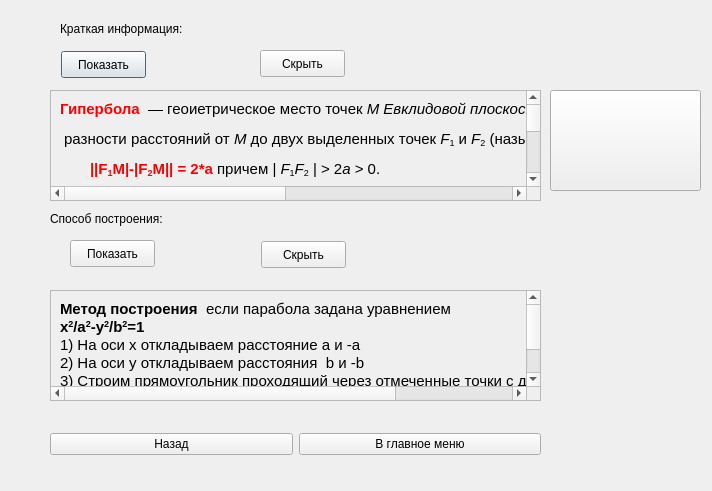
<?xml version="1.0" encoding="UTF-8"?>
<ui version="4.0">
 <class>giper</class>
 <widget class="QDialog" name="giper">
  <property name="geometry">
   <rect>
    <x>0</x>
    <y>0</y>
    <width>712</width>
    <height>491</height>
   </rect>
  </property>
  <property name="windowTitle">
   <string>Dialog</string>
  </property>
  <widget class="QPushButton" name="pushButton">
   <property name="geometry">
    <rect>
     <x>61</x>
     <y>51</y>
     <width>85</width>
     <height>27</height>
    </rect>
   </property>
   <property name="text">
    <string>Показать</string>
   </property>
  </widget>
  <widget class="QPushButton" name="pushButton_2">
   <property name="geometry">
    <rect>
     <x>70</x>
     <y>240</y>
     <width>85</width>
     <height>27</height>
    </rect>
   </property>
   <property name="text">
    <string>Показать</string>
   </property>
  </widget>
  <widget class="QPushButton" name="pushButton_3">
   <property name="geometry">
    <rect>
     <x>260</x>
     <y>50</y>
     <width>85</width>
     <height>27</height>
    </rect>
   </property>
   <property name="text">
    <string>Скрыть</string>
   </property>
  </widget>
  <widget class="QPushButton" name="pushButton_4">
   <property name="geometry">
    <rect>
     <x>261</x>
     <y>241</y>
     <width>85</width>
     <height>27</height>
    </rect>
   </property>
   <property name="text">
    <string>Скрыть</string>
   </property>
  </widget>
  <widget class="QLabel" name="label_2">
   <property name="geometry">
    <rect>
     <x>60</x>
     <y>20</y>
     <width>181</width>
     <height>17</height>
    </rect>
   </property>
   <property name="text">
    <string>Краткая информация:</string>
   </property>
  </widget>
  <widget class="QLabel" name="label_8">
   <property name="geometry">
    <rect>
     <x>50</x>
     <y>210</y>
     <width>211</width>
     <height>17</height>
    </rect>
   </property>
   <property name="text">
    <string>Способ построения:</string>
   </property>
  </widget>
  <widget class="QScrollArea" name="scrollArea">
   <property name="geometry">
    <rect>
     <x>50</x>
     <y>90</y>
     <width>491</width>
     <height>111</height>
    </rect>
   </property>
   <property name="widgetResizable">
    <bool>true</bool>
   </property>
   <widget class="QWidget" name="scrollAreaWidgetContents">
    <property name="geometry">
     <rect>
      <x>0</x>
      <y>0</y>
      <width>957</width>
      <height>524</height>
     </rect>
    </property>
    <layout class="QVBoxLayout" name="verticalLayout">
     <item>
      <widget class="QLabel" name="label">
       <property name="text">
        <string>&lt;!DOCTYPE HTML PUBLIC &quot;-//W3C//DTD HTML 4.0//EN&quot; &quot;http://www.w3.org/TR/REC-html40/strict.dtd&quot;&gt;
&lt;html&gt;&lt;head&gt;&lt;meta name=&quot;qrichtext&quot; content=&quot;1&quot; /&gt;&lt;style type=&quot;text/css&quot;&gt;
p, li { white-space: pre-wrap; }
&lt;/style&gt;&lt;/head&gt;&lt;body style=&quot; font-family:'Ubuntu'; font-size:11pt; font-weight:400; font-style:normal;&quot;&gt;
&lt;p style=&quot; margin-top:12px; margin-bottom:12px; margin-left:0px; margin-right:0px; -qt-block-indent:0; text-indent:0px;&quot;&gt;&lt;span style=&quot; font-weight:600; color:#ff0000;&quot;&gt;Гипербола&lt;/span&gt;&lt;span style=&quot; color:#aaaa00;&quot;&gt; &lt;/span&gt; — геоиетрическое место точек &lt;span style=&quot; font-style:italic;&quot;&gt;M Евклидовой плоскости&lt;/span&gt;, для которых абсолютное значение&lt;/p&gt;
&lt;p style=&quot; margin-top:12px; margin-bottom:12px; margin-left:0px; margin-right:0px; -qt-block-indent:0; text-indent:0px;&quot;&gt; разности расстояний от &lt;span style=&quot; font-style:italic;&quot;&gt;M&lt;/span&gt; до двух выделенных точек &lt;span style=&quot; font-style:italic;&quot;&gt;F&lt;/span&gt;&lt;span style=&quot; vertical-align:sub;&quot;&gt;1&lt;/span&gt; и &lt;span style=&quot; font-style:italic;&quot;&gt;F&lt;/span&gt;&lt;span style=&quot; vertical-align:sub;&quot;&gt;2&lt;/span&gt; (называемых &lt;span style=&quot; font-weight:600;&quot;&gt;фокусами&lt;/span&gt;) постоянно. Точнее,&lt;/p&gt;
&lt;p style=&quot; margin-top:8px; margin-bottom:8px; margin-left:30px; margin-right:0px; -qt-block-indent:0; text-indent:0px;&quot;&gt;&lt;span style=&quot; font-weight:600; color:#ff0000;&quot;&gt;||F&lt;/span&gt;&lt;span style=&quot; font-weight:600; color:#ff0000; vertical-align:sub;&quot;&gt;1&lt;/span&gt;&lt;span style=&quot; font-weight:600; color:#ff0000;&quot;&gt;M|-|F&lt;/span&gt;&lt;span style=&quot; font-weight:600; color:#ff0000; vertical-align:sub;&quot;&gt;2&lt;/span&gt;&lt;span style=&quot; font-weight:600; color:#ff0000;&quot;&gt;M|| = 2*a&lt;/span&gt; причем | &lt;span style=&quot; font-style:italic;&quot;&gt;F&lt;/span&gt;&lt;span style=&quot; vertical-align:sub;&quot;&gt;1&lt;/span&gt;&lt;span style=&quot; font-style:italic;&quot;&gt;F&lt;/span&gt;&lt;span style=&quot; vertical-align:sub;&quot;&gt;2&lt;/span&gt; | &amp;gt; 2&lt;span style=&quot; font-style:italic;&quot;&gt;a&lt;/span&gt; &amp;gt; 0.&lt;/p&gt;
&lt;p style=&quot; margin-top:8px; margin-bottom:8px; margin-left:30px; margin-right:0px; -qt-block-indent:0; text-indent:0px;&quot;&gt;&lt;span style=&quot; font-weight:600; font-style:italic;&quot;&gt;Каноническое уравнение гиперболы:&lt;/span&gt;&lt;/p&gt;
&lt;p style=&quot; margin-top:8px; margin-bottom:8px; margin-left:30px; margin-right:0px; -qt-block-indent:0; text-indent:0px;&quot;&gt;&lt;span style=&quot; font-weight:600; color:#ff0000;&quot;&gt;x&lt;/span&gt;&lt;span style=&quot; font-weight:600; color:#ff0000; vertical-align:super;&quot;&gt;2&lt;/span&gt;&lt;span style=&quot; font-weight:600; color:#ff0000;&quot;&gt;/a&lt;/span&gt;&lt;span style=&quot; font-weight:600; color:#ff0000; vertical-align:super;&quot;&gt;2&lt;/span&gt;&lt;span style=&quot; font-weight:600; color:#ff0000;&quot;&gt;-y&lt;/span&gt;&lt;span style=&quot; font-weight:600; color:#ff0000; vertical-align:super;&quot;&gt;2&lt;/span&gt;&lt;span style=&quot; font-weight:600; color:#ff0000;&quot;&gt;/b&lt;/span&gt;&lt;span style=&quot; font-weight:600; color:#ff0000; vertical-align:super;&quot;&gt;2&lt;/span&gt;&lt;span style=&quot; font-weight:600; color:#ff0000;&quot;&gt;=1&lt;/span&gt;&lt;/p&gt;
&lt;p style=&quot; margin-top:8px; margin-bottom:8px; margin-left:30px; margin-right:0px; -qt-block-indent:0; text-indent:0px;&quot;&gt;Гипербола состоит из двух отдельных кривых, которые называют &lt;span style=&quot; font-weight:600;&quot;&gt;ветвями&lt;/span&gt;.&lt;/p&gt;
&lt;p style=&quot;-qt-paragraph-type:empty; margin-top:8px; margin-bottom:8px; margin-left:30px; margin-right:0px; -qt-block-indent:0; text-indent:0px;&quot;&gt;&lt;/p&gt;
&lt;p style=&quot; margin-top:0px; margin-bottom:0px; margin-left:0px; margin-right:0px; -qt-block-indent:0; text-indent:0px;&quot;&gt;Ближайшие друг к другу точки двух ветвей гиперболы называются &lt;span style=&quot; font-weight:600;&quot;&gt;вершинами&lt;/span&gt;.&lt;/p&gt;
&lt;p style=&quot;-qt-paragraph-type:empty; margin-top:0px; margin-bottom:0px; margin-left:0px; margin-right:0px; -qt-block-indent:0; text-indent:0px;&quot;&gt;&lt;/p&gt;
&lt;p style=&quot; margin-top:0px; margin-bottom:0px; margin-left:0px; margin-right:0px; -qt-block-indent:0; text-indent:0px;&quot;&gt;Кратчайшее расстояние между двумя ветвями гиперболы называется &lt;span style=&quot; font-weight:600; font-style:italic;&quot;&gt;большой осью&lt;/span&gt;&lt;span style=&quot; font-weight:600;&quot;&gt; гиперболы.&lt;/span&gt;&lt;/p&gt;
&lt;p style=&quot;-qt-paragraph-type:empty; margin-top:0px; margin-bottom:0px; margin-left:0px; margin-right:0px; -qt-block-indent:0; text-indent:0px; font-weight:600;&quot;&gt;&lt;/p&gt;
&lt;p style=&quot; margin-top:0px; margin-bottom:0px; margin-left:0px; margin-right:0px; -qt-block-indent:0; text-indent:0px;&quot;&gt;Середина большой оси называется &lt;span style=&quot; font-weight:600; font-style:italic;&quot;&gt;центром&lt;/span&gt; гиперболы.&lt;/p&gt;
&lt;p style=&quot; margin-top:0px; margin-bottom:0px; margin-left:0px; margin-right:0px; -qt-block-indent:0; text-indent:0px;&quot;&gt;Расстояние от центра гиперболы до одной из вершин&lt;/p&gt;
&lt;p style=&quot; margin-top:0px; margin-bottom:0px; margin-left:0px; margin-right:0px; -qt-block-indent:0; text-indent:0px;&quot;&gt; называется &lt;span style=&quot; font-weight:600; font-style:italic;&quot;&gt;большой полуосью&lt;/span&gt;&lt;span style=&quot; font-weight:600;&quot;&gt; &lt;/span&gt;гиперболы. Обычно обозначается &lt;span style=&quot; font-style:italic;&quot;&gt;a&lt;/span&gt;.&lt;/p&gt;
&lt;p style=&quot;-qt-paragraph-type:empty; margin-top:0px; margin-bottom:0px; margin-left:0px; margin-right:0px; -qt-block-indent:0; text-indent:0px;&quot;&gt;&lt;/p&gt;
&lt;p style=&quot; margin-top:0px; margin-bottom:0px; margin-left:0px; margin-right:0px; -qt-block-indent:0; text-indent:0px;&quot;&gt;Расстояние от центра гиперболы до одного из фокусов называется &lt;span style=&quot; font-weight:600;&quot;&gt;фокальным расстоянием&lt;/span&gt;. Обычно обозначается &lt;span style=&quot; font-style:italic;&quot;&gt;c&lt;/span&gt;.&lt;/p&gt;
&lt;p style=&quot;-qt-paragraph-type:empty; margin-top:0px; margin-bottom:0px; margin-left:0px; margin-right:0px; -qt-block-indent:0; text-indent:0px;&quot;&gt;&lt;/p&gt;
&lt;p style=&quot; margin-top:0px; margin-bottom:0px; margin-left:0px; margin-right:0px; -qt-block-indent:0; text-indent:0px;&quot;&gt;Оба фокуса гиперболы лежат на продолжении большой оси на одинаковом расстоянии от центра гиперболы. &lt;/p&gt;
&lt;p style=&quot; margin-top:0px; margin-bottom:0px; margin-left:0px; margin-right:0px; -qt-block-indent:0; text-indent:0px;&quot;&gt;Прямая, содержащая большую ось гиперболы, называется &lt;span style=&quot; font-weight:600; font-style:italic;&quot;&gt;действительной&lt;/span&gt;&lt;span style=&quot; font-weight:600;&quot;&gt; или &lt;/span&gt;&lt;span style=&quot; font-weight:600; font-style:italic;&quot;&gt;поперечной&lt;/span&gt;&lt;span style=&quot; font-weight:600;&quot;&gt; осью&lt;/span&gt; гиперболы.&lt;/p&gt;
&lt;p style=&quot; margin-top:0px; margin-bottom:0px; margin-left:0px; margin-right:0px; -qt-block-indent:0; text-indent:0px;&quot;&gt;Прямая, &lt;/p&gt;
&lt;p style=&quot; margin-top:0px; margin-bottom:0px; margin-left:0px; margin-right:0px; -qt-block-indent:0; text-indent:0px;&quot;&gt;перпендикулярная действительной оси и проходящая через её центр называется &lt;span style=&quot; font-weight:600; font-style:italic;&quot;&gt;мнимой&lt;/span&gt;&lt;span style=&quot; font-weight:600;&quot;&gt; или &lt;/span&gt;&lt;span style=&quot; font-weight:600; font-style:italic;&quot;&gt;сопряженной&lt;/span&gt;&lt;span style=&quot; font-weight:600;&quot;&gt; &lt;/span&gt;осью гиперболы.&lt;/p&gt;
&lt;p style=&quot;-qt-paragraph-type:empty; margin-top:0px; margin-bottom:0px; margin-left:0px; margin-right:0px; -qt-block-indent:0; text-indent:0px;&quot;&gt;&lt;/p&gt;
&lt;p style=&quot; margin-top:0px; margin-bottom:0px; margin-left:0px; margin-right:0px; -qt-block-indent:0; text-indent:0px;&quot;&gt;Отрезок между фокусом гиперболы и гиперболой, перпендикулярный её действительной оси, называется &lt;span style=&quot; font-weight:600; font-style:italic;&quot;&gt;фокальным параметром&lt;/span&gt;&lt;span style=&quot; font-weight:600;&quot;&gt;.&lt;/span&gt;&lt;/p&gt;
&lt;p style=&quot;-qt-paragraph-type:empty; margin-top:0px; margin-bottom:0px; margin-left:0px; margin-right:0px; -qt-block-indent:0; text-indent:0px; font-weight:600;&quot;&gt;&lt;/p&gt;
&lt;p style=&quot; margin-top:0px; margin-bottom:0px; margin-left:0px; margin-right:0px; -qt-block-indent:0; text-indent:0px;&quot;&gt;Расстояние от фокуса до &lt;span style=&quot; font-weight:600;&quot;&gt;асимптоты&lt;/span&gt; гиперболы называется &lt;span style=&quot; font-weight:600; font-style:italic;&quot;&gt;прицельным параметром&lt;/span&gt;&lt;span style=&quot; font-weight:600;&quot;&gt;.&lt;/span&gt; Обычно обозначается &lt;span style=&quot; font-style:italic;&quot;&gt;b&lt;/span&gt;.&lt;/p&gt;
&lt;p style=&quot;-qt-paragraph-type:empty; margin-top:0px; margin-bottom:0px; margin-left:0px; margin-right:0px; -qt-block-indent:0; text-indent:0px;&quot;&gt;&lt;/p&gt;&lt;/body&gt;&lt;/html&gt;</string>
       </property>
      </widget>
     </item>
    </layout>
   </widget>
  </widget>
  <widget class="QScrollArea" name="scrollArea_2">
   <property name="geometry">
    <rect>
     <x>50</x>
     <y>290</y>
     <width>491</width>
     <height>111</height>
    </rect>
   </property>
   <property name="widgetResizable">
    <bool>true</bool>
   </property>
   <widget class="QWidget" name="scrollAreaWidgetContents_2">
    <property name="geometry">
     <rect>
      <x>0</x>
      <y>0</y>
      <width>653</width>
      <height>137</height>
     </rect>
    </property>
    <layout class="QVBoxLayout" name="verticalLayout_2">
     <item>
      <widget class="QLabel" name="label_3">
       <property name="text">
        <string>&lt;!DOCTYPE HTML PUBLIC &quot;-//W3C//DTD HTML 4.0//EN&quot; &quot;http://www.w3.org/TR/REC-html40/strict.dtd&quot;&gt;
&lt;html&gt;&lt;head&gt;&lt;meta name=&quot;qrichtext&quot; content=&quot;1&quot; /&gt;&lt;style type=&quot;text/css&quot;&gt;
p, li { white-space: pre-wrap; }
&lt;/style&gt;&lt;/head&gt;&lt;body style=&quot; font-family:'Ubuntu'; font-size:11pt; font-weight:400; font-style:normal;&quot;&gt;
&lt;p style=&quot; margin-top:0px; margin-bottom:0px; margin-left:0px; margin-right:0px; -qt-block-indent:0; text-indent:0px;&quot;&gt;&lt;span style=&quot; font-weight:600;&quot;&gt;Метод построения  &lt;/span&gt;если парабола задана уравнением &lt;/p&gt;
&lt;p style=&quot; margin-top:0px; margin-bottom:0px; margin-left:0px; margin-right:0px; -qt-block-indent:0; text-indent:0px;&quot;&gt;&lt;span style=&quot; font-weight:600;&quot;&gt;x&lt;/span&gt;&lt;span style=&quot; font-weight:600; vertical-align:super;&quot;&gt;2&lt;/span&gt;&lt;span style=&quot; font-weight:600;&quot;&gt;/a&lt;/span&gt;&lt;span style=&quot; font-weight:600; vertical-align:super;&quot;&gt;2&lt;/span&gt;&lt;span style=&quot; font-weight:600;&quot;&gt;-y&lt;/span&gt;&lt;span style=&quot; font-weight:600; vertical-align:super;&quot;&gt;2&lt;/span&gt;&lt;span style=&quot; font-weight:600;&quot;&gt;/b&lt;/span&gt;&lt;span style=&quot; font-weight:600; vertical-align:super;&quot;&gt;2&lt;/span&gt;&lt;span style=&quot; font-weight:600;&quot;&gt;=1&lt;/span&gt;&lt;/p&gt;
&lt;p style=&quot; margin-top:0px; margin-bottom:0px; margin-left:0px; margin-right:0px; -qt-block-indent:0; text-indent:0px;&quot;&gt;1) На оси x откладываем расстояние а и -а&lt;/p&gt;
&lt;p style=&quot; margin-top:0px; margin-bottom:0px; margin-left:0px; margin-right:0px; -qt-block-indent:0; text-indent:0px;&quot;&gt;2) На оси у откладываем расстояния  b и -b&lt;/p&gt;
&lt;p style=&quot; margin-top:0px; margin-bottom:0px; margin-left:0px; margin-right:0px; -qt-block-indent:0; text-indent:0px;&quot;&gt;3) Строим прямоугольник проходящий через отмеченные точки с длинами сторон 2a и 2b&lt;/p&gt;
&lt;p style=&quot; margin-top:0px; margin-bottom:0px; margin-left:0px; margin-right:0px; -qt-block-indent:0; text-indent:0px;&quot;&gt;4) Через противоположные вершины проводим асипмтоты&lt;/p&gt;
&lt;p style=&quot; margin-top:0px; margin-bottom:0px; margin-left:0px; margin-right:0px; -qt-block-indent:0; text-indent:0px;&quot;&gt;5) Затем из фокуса, учитывая асимптоты строим гиперболу&lt;/p&gt;&lt;/body&gt;&lt;/html&gt;</string>
       </property>
      </widget>
     </item>
    </layout>
   </widget>
  </widget>
  <widget class="QPushButton" name="pushButton_7">
   <property name="geometry">
    <rect>
     <x>550</x>
     <y>90</y>
     <width>151</width>
     <height>101</height>
    </rect>
   </property>
   <property name="text">
    <string/>
   </property>
   <property name="icon">
    <iconset resource="Res/Res.qrc">
     <normaloff>:/Res/270011.png</normaloff>:/Res/270011.png</iconset>
   </property>
   <property name="iconSize">
    <size>
     <width>150</width>
     <height>150</height>
    </size>
   </property>
  </widget>
  <widget class="QWidget" name="layoutWidget">
   <property name="geometry">
    <rect>
     <x>50</x>
     <y>430</y>
     <width>491</width>
     <height>29</height>
    </rect>
   </property>
   <layout class="QHBoxLayout" name="horizontalLayout">
    <item>
     <widget class="QPushButton" name="pushButton_5">
      <property name="text">
       <string>Назад</string>
      </property>
     </widget>
    </item>
    <item>
     <widget class="QPushButton" name="pushButton_6">
      <property name="text">
       <string>В главное меню</string>
      </property>
     </widget>
    </item>
   </layout>
  </widget>
 </widget>
 <resources>
  <include location="Res/Res.qrc"/>
 </resources>
 <connections/>
</ui>
